Frame 1 (no input): blank canvas, image omitted
Frame 60 (the mouse pressed at the canvas centre just before this capture): blank canvas, image omitted
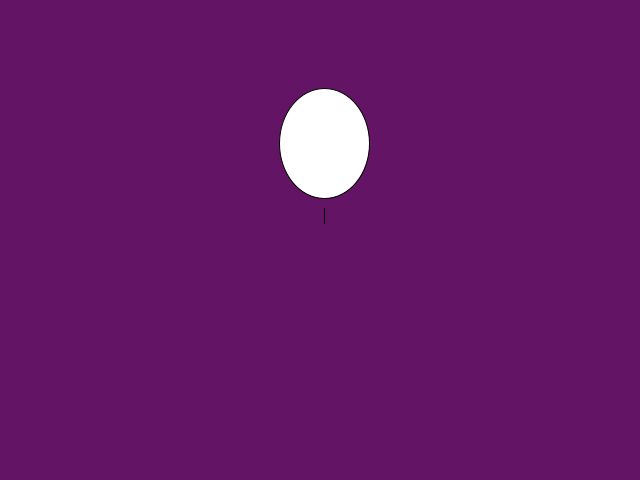
Frame 120 (the mouse held since frame 60 and released just before this capture)

The Processing sketch whose frames 1 and 60 were blank and that drew this single picture after the mouse press (run headless with seeded random() and noise(); from frame 60 on, the mouse is pressed at the canvas centre):

// Processing sketch: globos
// ── globos.pde
class Globo
{
  float x, y,vx,vy;
  Globo (float _x, float _y)
  {
   x=_x;
   y=_y; 
   vx=random(-0.25,0.25);
   vy=random(-2,-0.5);
  }

  void update()
  {
    y+=vy;
    x+=vx;
  }

  void dibujate()
  {
      ellipse(x,y,90,110);
      line(x,y+65,x,y+80);
  }
  
}

ArrayList<Globo> globos;


void setup()
{
  size(640,480);
  globos = new ArrayList<Globo>();  
}

void draw()
{
  background(100,20,100);
  for(int i=0;i<globos.size();i++)
  {
    globos.get(i).update();
    globos.get(i).dibujate();
  }
}

void mousePressed()
{
  globos.add(new Globo(mouseX,mouseY));
}
